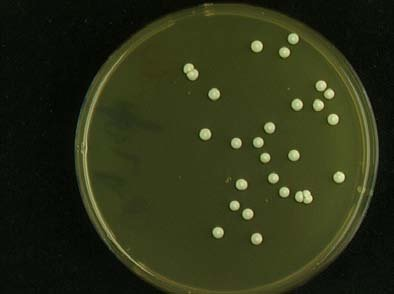
#> input picture image.jpg, 394 x 294 px
$ python edge.py
#> lines starting #> are read from the running program, lines starting #| are printed output that depends on the picture; after the words box and inside, x2 and y2 are one past the last pixel; in counts of white or black regions, pixels touching at a corner belong together

# OpenCV program to perform Edge detection in real time
# import libraries of python OpenCV
# where its functionality resides
import cv2

# np is an alias pointing to numpy library
import numpy as np
from matplotlib import pyplot as plt


# capture frames from a camera
frame = cv2.imread('image.jpg')
#> frame is the input picture: shape (294, 394, 3); mean B, G, R 23.2, 49.2, 44.1
# loop runs if capturing has been initialized


    # reads frames from a camera
# {ret, frame = cap.read()

# converting BGR to HSV
hsv = cv2.cvtColor(frame, cv2.COLOR_BGR2HSV)
#> hsv: shape (294, 394, 3); mean H, S, V 41.3, 134.5, 49.3

# define range of red color in HSV
lower_red = np.array([30,150,50])
upper_red = np.array([255,255,180])

# create a red HSV colour boundary and
# threshold HSV image
mask = cv2.inRange(hsv, lower_red, upper_red)
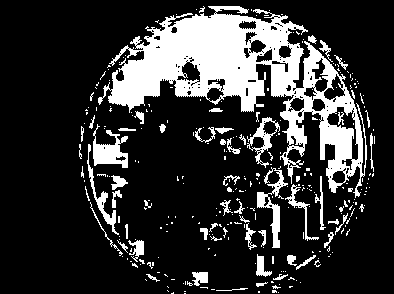
#> mask: shape (294, 394); 20% white; 294 white regions (235 under 20 px), largest, box (x1, y1, x2, y2) and area: (98, 6, 367, 198) 16594, (93, 124, 128, 168) 754, (257, 167, 288, 248) 689

# Bitwise-AND mask and original image
res = cv2.bitwise_and(frame,frame, mask= mask)
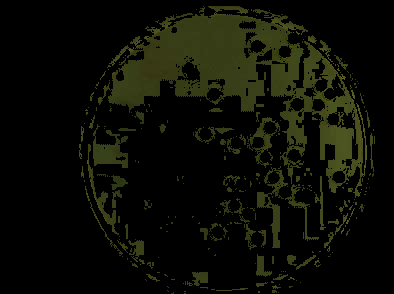
#> res: shape (294, 394, 3); mean B, G, R 4.9, 13.1, 11.9

# Display an original image
cv2.imshow('Original',frame)

# finds edges in the input image image and
# marks them in the output map edges
edges = cv2.Canny(frame,100,200)
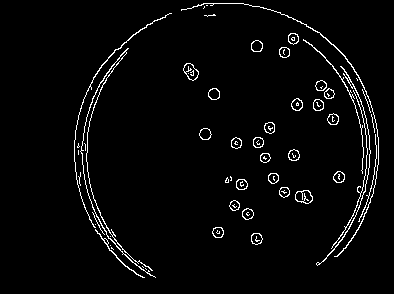
#> edges: shape (294, 394); 3.1% white in thin lines or dots, all inside (x1, y1, x2, y2) = (74, 3, 379, 278)

# Display edges in a frame
cv2.imshow('Edges',edges)
plt.subplot(121),plt.imshow(frame),plt.title('Original')
plt.xticks([]), plt.yticks([])
plt.subplot(122),plt.imshow(edges),plt.title('Result')
plt.xticks([]), plt.yticks([])
plt.show()
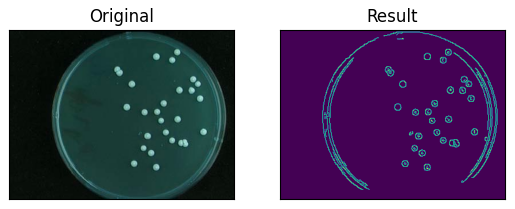
#> figure drawn by matplotlib, 2 panels; B, G, R data is drawn as R, G, B
# Wait for Esc key to stop
# k = cv2.waitKey(5) & 0xFF


# Close the window
# cap.release()

# De-allocate any associated memory usage
# cv2.destroyAllWindows()
